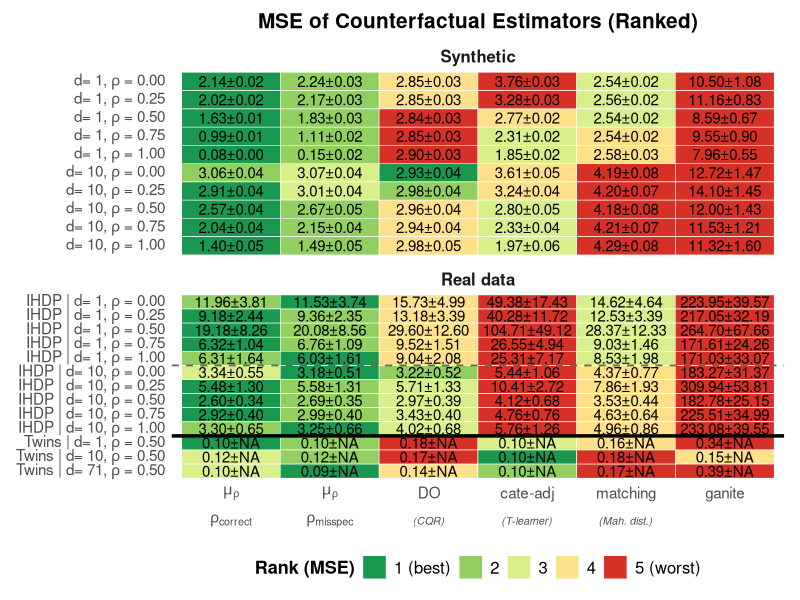
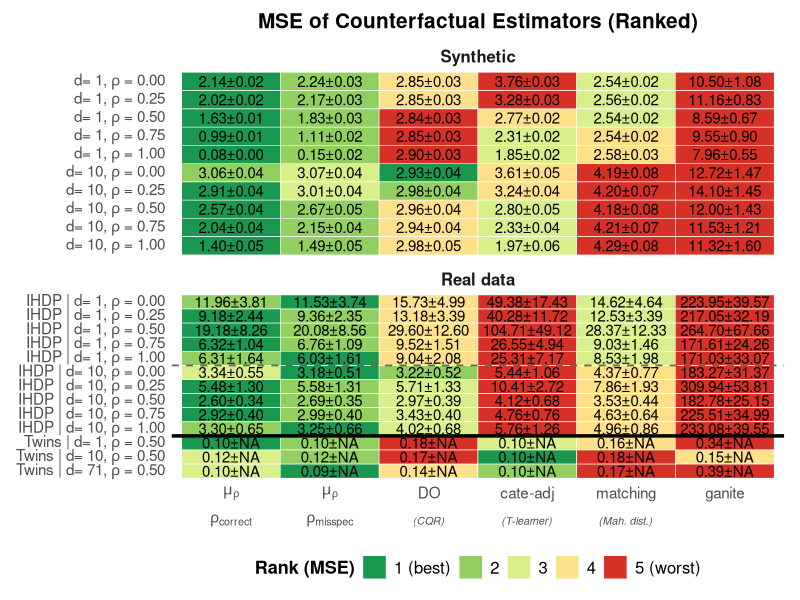

Reproduce these figures in R, in order.
mse_final <- read.csv("MSE_results.csv", stringsAsFactors = FALSE)

# --- Packages ---
library(dplyr)
library(tidyr)
library(stringr)
library(ggplot2)
library(patchwork)

# Assumes you already have `mse_final` in your environment

# ---------- 1) Wide → long ----------
mse_long <- mse_final %>%
  pivot_longer(cols = -c(DGP, n, d, rho),
               names_to = "method", values_to = "value") %>%
  mutate(method = case_when(
    method %in% c("C_rho_rhoPerturbed", "C_rhoperturbed") ~ "mu_rho-misspecified",
    TRUE ~ method
  ))

# ---------- 2) Parse "mean ± SD" ----------
split <- str_split_fixed(as.character(mse_long$value), "\\s*(±|\\+/-|\\+-)\\s*", 2)
mse_long <- mse_long %>%
  mutate(
    mean_MSE = suppressWarnings(as.numeric(trimws(split[,1]))),
    sd_MSE   = suppressWarnings(as.numeric(na_if(trimws(split[,2]), "NA"))),
    n   = as.numeric(n),
    d   = as.numeric(d),
    rho = as.numeric(rho)
  )

# ---------- 3) Create TWO μρ columns ----------
mu_two <- mse_long %>%
  filter(method %in% c("C_rho", "mu_rho-misspecified")) %>%
  select(DGP, n, d, rho, method, mean_MSE, sd_MSE) %>%
  mutate(method = recode(method,
                         "C_rho" = "mu_rho (rho_correct)",
                         "mu_rho-misspecified" = "mu_rho (rho_misspec)")) %>%
  mutate(label_str = ifelse(is.na(sd_MSE),
                            sprintf("%.2f±NA", mean_MSE),
                            sprintf("%.2f±%.2f", mean_MSE, sd_MSE))) %>%
  select(DGP, n, d, rho, method, mean_MSE, label_str)

# ---------- 4) Other methods ----------
others <- mse_long %>%
  filter(!method %in% c("C_rho", "mu_rho-misspecified")) %>%
  mutate(label_str = ifelse(is.na(sd_MSE),
                            sprintf("%.2f±NA", mean_MSE),
                            sprintf("%.2f±%.2f", mean_MSE, sd_MSE))) %>%
  select(DGP, n, d, rho, method, mean_MSE, label_str)

mse <- bind_rows(mu_two, others)

# ---------- 5) Keep methods ----------
methods_order <- c("mu_rho (rho_correct)", "mu_rho (rho_misspec)", "DO", "CATE_adj", "matching", "ganite")
rho_grid <- c(0, 0.25, 0.5, 0.75, 1)

mse <- mse %>%
  filter(method %in% methods_order) %>%
  filter(is.na(rho) | rho %in% rho_grid) %>%
  filter(!(DGP == "Synthetic" & n == 500))

# ---------- 6) Scenario labels ----------
fmt_rho <- function(x) {
  ifelse(is.na(x), "NA", formatC(as.numeric(x), format = "f", digits = 2))
}

mse <- mse %>%
  mutate(scenario = sprintf("%s | d=%s, ρ=%s", DGP, d, fmt_rho(rho)))

# ---------- 7) Rank ----------
ranked <- mse %>%
  group_by(scenario) %>%
  mutate(
    rank_tmp = base::rank(mean_MSE, ties.method = "min"),
    rank_int = dplyr::dense_rank(rank_tmp),
    rank_int = pmin(rank_int, 5L)
  ) %>%
  ungroup() %>%
  mutate(rank_cat = factor(rank_int, levels = 1:5,
                           labels = c("1 (best)","2","3","4","5 (worst)")))

# ---------- 8) Order rows ----------
scenario_meta <- mse %>%
  distinct(scenario, DGP, d, rho) %>%
  mutate(DGP_key = case_when(
    DGP == "Synthetic" ~ 1L,
    DGP == "IHDP"      ~ 2L,
    DGP == "Twins"     ~ 3L,
    TRUE               ~ 99L
  )) %>%
  arrange(DGP_key, d, rho)

ranked$scenario <- factor(ranked$scenario, levels = rev(scenario_meta$scenario))

# ---------- 9) Panel assignment ----------
ranked <- ranked %>%
  mutate(
    panel = if_else(DGP == "Synthetic", "Synthetic", "Real data"),
    panel = factor(panel, levels = c("Synthetic", "Real data"))
  )

scenario_meta_plot <- ranked %>%
  distinct(scenario, DGP, rho, panel) %>%
  mutate(y_index = match(scenario, levels(ranked$scenario))) %>%
  arrange(panel, y_index)

# Separators
dgp_sep <- scenario_meta_plot %>%
  group_by(panel, DGP) %>%
  summarise(last_idx = max(y_index), .groups = "drop") %>%
  transmute(panel, yintercept = last_idx + 0.5) %>%
  group_by(panel) %>%
  filter(yintercept != max(yintercept)) %>%
  ungroup()

rho_sep <- scenario_meta_plot %>%
  group_by(panel, DGP) %>%
  arrange(desc(y_index), .by_group = TRUE) %>%
  mutate(next_rho = lead(rho)) %>%
  filter(rho == 1 & next_rho == 0) %>%
  transmute(panel, yintercept = y_index - 0.5) %>%
  ungroup()

# ---------- 10) Y-axis labels ----------
scenario_levels <- levels(ranked$scenario)
panel_map_df <- ranked %>% distinct(scenario, panel)
panel_lookup <- setNames(as.character(panel_map_df$panel), as.character(panel_map_df$scenario))

lab_expr <- vapply(scenario_levels, function(s) {
  parts <- strsplit(s, "\\|")[[1]]
  dgp <- trimws(parts[1])
  details <- trimws(parts[2])
  d_val <- sub(".*d=([0-9]+).*", "\\1", details)
  rho_val <- sub(".*ρ=(.*)", "\\1", details)
  if (identical(panel_lookup[[s]], "Synthetic")) {
    sprintf('"d="~%s*","~bold(rho)~"="~"%s"', d_val, rho_val)
  } else {
    sprintf('"%s"~"| d="~%s*","~bold(rho)~"="~"%s"', dgp, d_val, rho_val)
  }
}, character(1L))

# ---------- 11) Plot ----------
rank_pal <- c("1 (best)"="#1a9850","2"="#91cf60","3"="#d9ef8b","4"="#fee08b","5 (worst)"="#d73027")
ranked$method <- factor(ranked$method, levels = methods_order)

p_split <- ggplot(ranked, aes(x = method, y = scenario, fill = rank_cat)) +
  geom_tile(color = "white", linewidth = 0.2) +
  geom_hline(data = dgp_sep, aes(yintercept = yintercept), color = "black", linewidth = 1.2) +
  geom_hline(data = rho_sep, aes(yintercept = yintercept), color = "grey40", linewidth = 0.6, linetype = "dashed") +
  geom_text(aes(label = label_str), size = 3.8, lineheight = 0.95) +   # bigger cell text
  scale_x_discrete(labels = function(x) {
    out <- dplyr::case_when(
      x == "mu_rho (rho_correct)" ~ "atop(mu[rho], rho[correct])",
      x == "mu_rho (rho_misspec)" ~ "atop(mu[rho], rho[misspec])",
      x == "DO"                   ~ "atop('DO', scriptstyle(italic('(CQR)')))",
      x == "CATE_adj"             ~ "atop('cate-adj', scriptstyle(italic('(T-learner)')))",
      x == "matching"             ~ "atop('matching', scriptstyle(italic('(Mah. dist.)')))",
      TRUE ~ paste0("'", x, "'")
    )
    parse(text = out)
  }) +
  scale_y_discrete(labels = setNames(parse(text = lab_expr), scenario_levels)) +
  scale_fill_manual(values = rank_pal, name = "Rank (MSE)", drop = FALSE, na.value = "gray80") +
  labs(title = "MSE of Counterfactual Estimators (Ranked)", x = NULL, y = NULL) +
  facet_wrap(~ panel, ncol = 1, scales = "free_y") +  # stacked panels
  theme_minimal(base_size = 11) +
  theme(
    axis.text.y = element_text(size = 11),         # larger row names
    axis.text.x = element_text(size = 11),         # larger column names
    legend.text = element_text(size = 12),
    legend.title = element_text(size = 13, face = "bold"),
    plot.title = element_text(size = 15, face = "bold", margin = ggplot2::margin(b = 6), hjust = 0.5),
    strip.text = element_text(size = 12, face = "bold"),
    strip.background = element_blank(),
    panel.grid  = element_blank(),
    legend.position = "bottom",
    plot.margin = ggplot2::margin(4, 6, 4, 6)
  )

# Shared legend
p_split + plot_layout(guides = "collect") & theme(legend.position = "bottom")


ggsave("mse_heat_figure_with_sd.pdf", width = 8, height = 12, dpi = 500)
